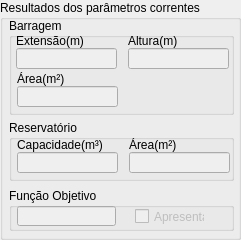
       <widget class="QGroupBox" name="groupBox_4">
        <property name="sizePolicy">
         <sizepolicy hsizetype="Fixed" vsizetype="Fixed">
          <horstretch>0</horstretch>
          <verstretch>0</verstretch>
         </sizepolicy>
        </property>
        <property name="minimumSize">
         <size>
          <width>241</width>
          <height>240</height>
         </size>
        </property>
        <property name="maximumSize">
         <size>
          <width>241</width>
          <height>240</height>
         </size>
        </property>
        <property name="title">
         <string>Resultados dos parâmetros correntes</string>
        </property>
        <widget class="QGroupBox" name="groupBox_6">
         <property name="geometry">
          <rect>
           <x>9</x>
           <y>18</y>
           <width>225</width>
           <height>97</height>
          </rect>
         </property>
         <property name="minimumSize">
          <size>
           <width>225</width>
           <height>97</height>
          </size>
         </property>
         <property name="maximumSize">
          <size>
           <width>225</width>
           <height>97</height>
          </size>
         </property>
         <property name="title">
          <string>Barragem</string>
         </property>
         <widget class="QWidget" name="layoutWidget">
          <property name="geometry">
           <rect>
            <x>119</x>
            <y>16</y>
            <width>101</width>
            <height>35</height>
           </rect>
          </property>
          <layout class="QVBoxLayout" name="verticalLayout_4">
           <property name="spacing">
            <number>0</number>
           </property>
           <item>
            <widget class="QLabel" name="label_5">
             <property name="text">
              <string>Altura(m)</string>
             </property>
            </widget>
           </item>
           <item>
            <widget class="QLineEdit" name="campoSaidaAlturaBarragem">
             <property name="enabled">
              <bool>false</bool>
             </property>
             <property name="text">
              <string/>
             </property>
            </widget>
           </item>
          </layout>
         </widget>
         <widget class="QWidget" name="layoutWidget">
          <property name="geometry">
           <rect>
            <x>8</x>
            <y>54</y>
            <width>101</width>
            <height>35</height>
           </rect>
          </property>
          <layout class="QVBoxLayout" name="verticalLayout_7">
           <property name="spacing">
            <number>0</number>
           </property>
           <item>
            <widget class="QLabel" name="label_11">
             <property name="text">
              <string>Área(m²)</string>
             </property>
            </widget>
           </item>
           <item>
            <widget class="QLineEdit" name="campoSaidaAreaBarragem">
             <property name="enabled">
              <bool>false</bool>
             </property>
            </widget>
           </item>
          </layout>
         </widget>
         <widget class="QWidget" name="layoutWidget">
          <property name="geometry">
           <rect>
            <x>7</x>
            <y>16</y>
            <width>101</width>
            <height>35</height>
           </rect>
          </property>
          <layout class="QVBoxLayout" name="verticalLayout_5">
           <property name="spacing">
            <number>0</number>
           </property>
           <item>
            <widget class="QLabel" name="label_4">
             <property name="text">
              <string>Extensão(m)</string>
             </property>
            </widget>
           </item>
           <item>
            <widget class="QLineEdit" name="campoSaidaExtensaoBarragem">
             <property name="enabled">
              <bool>false</bool>
             </property>
             <property name="acceptDrops">
              <bool>true</bool>
             </property>
             <property name="accessibleDescription">
              <string/>
             </property>
             <property name="text">
              <string/>
             </property>
            </widget>
           </item>
          </layout>
         </widget>
        </widget>
        <widget class="QGroupBox" name="groupBox_8">
         <property name="geometry">
          <rect>
           <x>9</x>
           <y>120</y>
           <width>225</width>
           <height>61</height>
          </rect>
         </property>
         <property name="title">
          <string>Reservatório</string>
         </property>
         <widget class="QWidget" name="layoutWidget">
          <property name="geometry">
           <rect>
            <x>8</x>
            <y>18</y>
            <width>101</width>
            <height>35</height>
           </rect>
          </property>
          <layout class="QVBoxLayout" name="verticalLayout_3">
           <property name="spacing">
            <number>0</number>
           </property>
           <item>
            <widget class="QLabel" name="label_6">
             <property name="text">
              <string>Capacidade(m³)</string>
             </property>
            </widget>
           </item>
           <item>
            <widget class="QLineEdit" name="campoSaidaCapacidadeTotal">
             <property name="enabled">
              <bool>false</bool>
             </property>
             <property name="text">
              <string/>
             </property>
            </widget>
           </item>
          </layout>
         </widget>
         <widget class="QWidget" name="layoutWidget">
          <property name="geometry">
           <rect>
            <x>120</x>
            <y>18</y>
            <width>101</width>
            <height>35</height>
           </rect>
          </property>
          <layout class="QVBoxLayout" name="verticalLayout_2">
           <property name="spacing">
            <number>0</number>
           </property>
           <item>
            <widget class="QLabel" name="label_8">
             <property name="text">
              <string>Área(m²)</string>
             </property>
            </widget>
           </item>
           <item>
            <widget class="QLineEdit" name="campoSaidaAreaLaminaDaAgua">
             <property name="enabled">
              <bool>false</bool>
             </property>
             <property name="text">
              <string/>
             </property>
            </widget>
           </item>
          </layout>
         </widget>
        </widget>
        <widget class="QGroupBox" name="groupBox_9">
         <property name="geometry">
          <rect>
           <x>9</x>
           <y>188</y>
           <width>225</width>
           <height>43</height>
          </rect>
         </property>
         <property name="title">
          <string>Função Objetivo</string>
         </property>
         <widget class="QLineEdit" name="campoSaidaFuncaoObjetivo">
          <property name="enabled">
           <bool>false</bool>
          </property>
          <property name="geometry">
           <rect>
            <x>8</x>
            <y>18</y>
            <width>99</width>
            <height>20</height>
           </rect>
          </property>
         </widget>
         <widget class="QCheckBox" name="caixaApresentaFuncaoObjetivo">
          <property name="enabled">
           <bool>false</bool>
          </property>
          <property name="geometry">
           <rect>
            <x>126</x>
            <y>20</y>
            <width>70</width>
            <height>17</height>
           </rect>
          </property>
          <property name="text">
           <string>Apresenta</string>
          </property>
         </widget>
        </widget>
       </widget>
